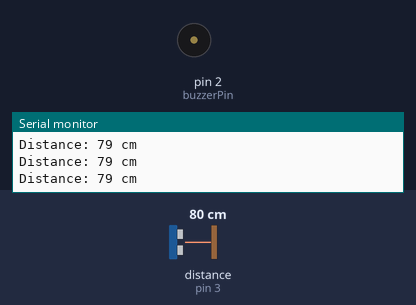
A sketch run on a simulated Arduino Uno, built with avr-gcc and run on an emulated ATmega328P. Parts: buzzer (waves = sounding, pin HIGH), the last lines printed to the serial monitor. Wiring (inferred from the names in the program): ultrasonic range finder: trigger pin 4; echo pin 3. Inputs (shaded band) come from the test bench; at power-on: distance to the obstacle (sensor on pin 3) 80 cm. The echo pulse lasts 58.3 µs per cm; pins used as bus, display or sensor lines are not drawn.

Above: at 1.2 s.
1.3 s: distance to the obstacle (sensor on pin 3) set to 35 cm
2.8 s: distance to the obstacle (sensor on pin 3) set to 28 cm
At 3.9 s:
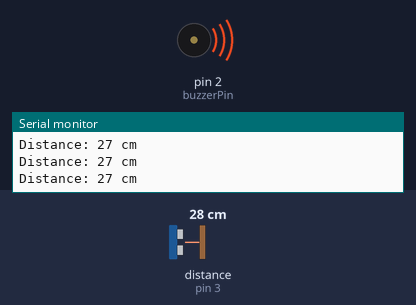
4.3 s: distance to the obstacle (sensor on pin 3) set to 60 cm
At 5.6 s:
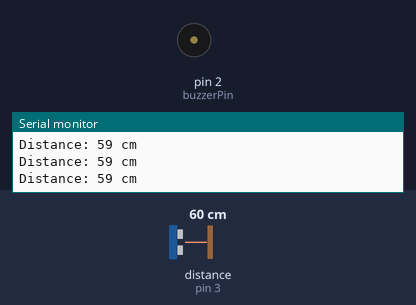
5.9 s: distance to the obstacle (sensor on pin 3) set to 2 cm
At 6.7 s:
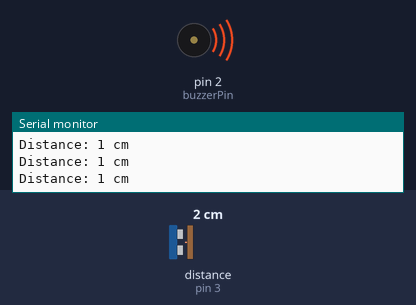
Timing chart, 0 to 8.4 s (numbered marks = the images above; inputs shaded):
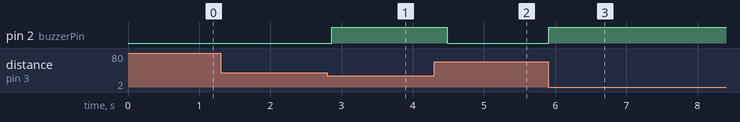

The sketch:

sketch_dec26a.ino
```cpp
#define trigPin 4
#define echoPin 3
#define buzzerPin 2

long duration;
int distance;

void setup() {
  pinMode(trigPin, OUTPUT);
  pinMode(echoPin, INPUT);
  pinMode(buzzerPin, OUTPUT);

  Serial.begin(9600);
}

void loop() {
  // Send ultrasonic pulse
  digitalWrite(trigPin, LOW);
  delayMicroseconds(2);
  digitalWrite(trigPin, HIGH);
  delayMicroseconds(10);
  digitalWrite(trigPin, LOW);

  // Read echo time
  duration = pulseIn(echoPin, HIGH);

  // Calculate distance (cm)
  distance = duration * 0.034 / 2;

  // Print the distance to the Serial Monitor
  Serial.print("Distance: ");
  Serial.print(distance);
  Serial.println(" cm");

  // Control buzzer
  if (distance > 0 && distance <= 30) {
    digitalWrite(buzzerPin, HIGH);
  } else {
    digitalWrite(buzzerPin, LOW);
  }

  delay(200);
}
```

Measured:
- the behaviour switches between 32 and 31 cm on distance to the obstacle (sensor on pin 3) (found by bisection; images 0 and 1)
- after the input at 2.8 s, pin 2 (buzzerPin): LOW → HIGH after 0.06 s
- after the input at 4.3 s, pin 2 (buzzerPin): HIGH → LOW after 0.18 s
- after the input at 5.9 s, pin 2 (buzzerPin): LOW → HIGH at once
